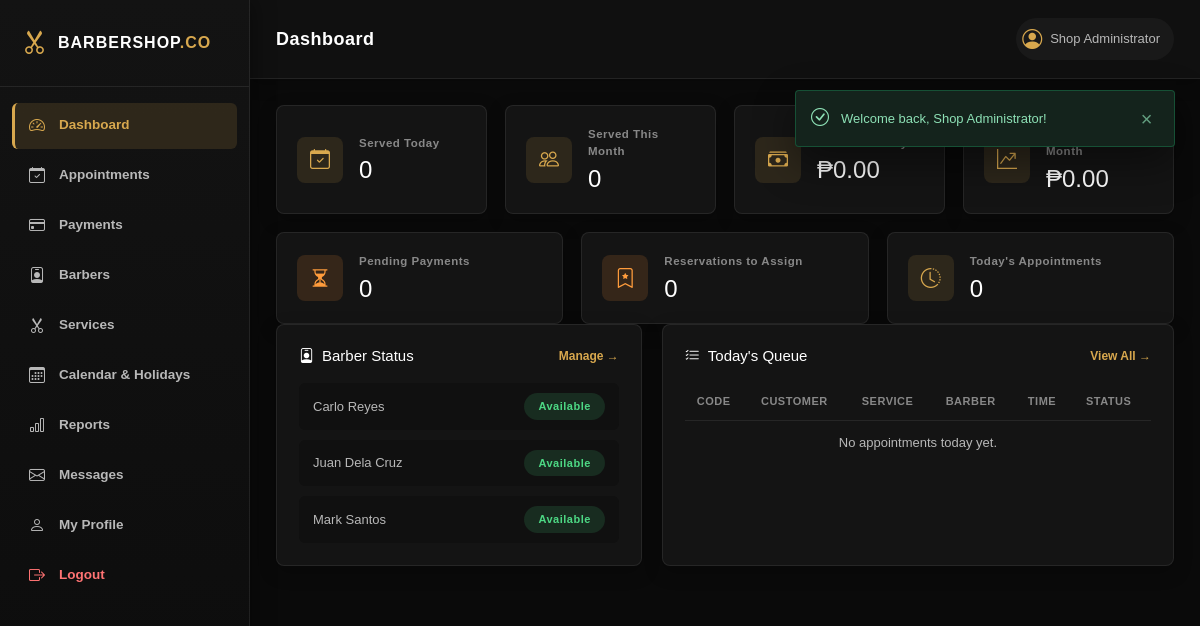
Screenshot of /admin/dashboard.php (signed in) with the database file from the repository.
### tables this page shows
CREATE TABLE barbers (
    barber_id INT UNSIGNED AUTO_INCREMENT PRIMARY KEY,
    barber_name VARCHAR(100) NOT NULL,
    barber_description TEXT NULL,
    barber_image VARCHAR(255) NULL,
    barber_status ENUM('Available', 'Busy', 'Offline') NOT NULL DEFAULT 'Available',
    created_at TIMESTAMP DEFAULT CURRENT_TIMESTAMP,
    updated_at TIMESTAMP DEFAULT CURRENT_TIMESTAMP ON UPDATE CURRENT_TIMESTAMP
);

### admin/dashboard.php (the view, shortened to what this page needs)
<?php
require_once __DIR__ . "/../db/database_connection.php";
$today = date("Y-m-d");
$firstDayOfMonth = date("Y-m-01");
$servedTodayQuery = "SELECT COUNT(*) AS total FROM appointments WHERE appointment_status = 'Completed' AND appointment_date = ?";
$statement = mysqli_prepare($databaseConnection, $servedTodayQuery);
mysqli_stmt_bind_param($statement, "s", $today);
mysqli_stmt_execute($statement);
$servedToday = (int) mysqli_fetch_assoc(mysqli_stmt_get_result($statement))["total"];
$servedThisMonthQuery = "SELECT COUNT(*) AS total FROM appointments WHERE appointment_status = 'Completed' AND appointment_date >= ?";
$statement = mysqli_prepare($databaseConnection, $servedThisMonthQuery);
mysqli_stmt_bind_param($statement, "s", $firstDayOfMonth);
mysqli_stmt_execute($statement);
$servedThisMonth = (int) mysqli_fetch_assoc(mysqli_stmt_get_result($statement))["total"];
$revenueTodayQuery = "
    SELECT COALESCE(SUM(p.payment_amount), 0) AS total
    FROM payments p
    WHERE p.payment_status = 'Verified' AND DATE(p.paid_at) = ?
";
$statement = mysqli_prepare($databaseConnection, $revenueTodayQuery);
mysqli_stmt_bind_param($statement, "s", $today);
mysqli_stmt_execute($statement);
$revenueToday = (float) mysqli_fetch_assoc(mysqli_stmt_get_result($statement))["total"];
$revenueMonthQuery = "
    SELECT COALESCE(SUM(p.payment_amount), 0) AS total
    FROM payments p
    WHERE p.payment_status = 'Verified' AND p.paid_at >= ?
";
$statement = mysqli_prepare($databaseConnection, $revenueMonthQuery);
mysqli_stmt_bind_param($statement, "s", $firstDayOfMonth);
mysqli_stmt_execute($statement);
$revenueMonth = (float) mysqli_fetch_assoc(mysqli_stmt_get_result($statement))["total"];
$pendingPaymentsQuery = "SELECT COUNT(*) AS total FROM payments WHERE payment_status = 'Pending'";
$pendingPayments = (int) mysqli_fetch_assoc(mysqli_query($databaseConnection, $pendingPaymentsQuery))["total"];
$pendingReservationsQuery = "SELECT COUNT(*) AS total FROM appointments WHERE booking_type = 'Reservation' AND barber_id IS NULL AND appointment_status IN ('Pending', 'Confirmed')";
$pendingReservations = (int) mysqli_fetch_assoc(mysqli_query($databaseConnection, $pendingReservationsQuery))["total"];
$todaysAppointmentsQuery = "SELECT COUNT(*) AS total FROM appointments WHERE appointment_date = ? AND appointment_status IN ('Waiting','Confirmed')";
$statement = mysqli_prepare($databaseConnection, $todaysAppointmentsQuery);
mysqli_stmt_bind_param($statement, "s", $today);
mysqli_stmt_execute($statement);
$todaysAppointments = (int) mysqli_fetch_assoc(mysqli_stmt_get_result($statement))["total"];
$barbersQuery = "SELECT barber_id, barber_name, barber_status FROM barbers ORDER BY barber_name ASC";
$barbersResult = mysqli_query($databaseConnection, $barbersQuery);
$queueQuery = "
    SELECT a.appointment_code, a.appointment_start_time, a.appointment_status,
           c.full_name AS customer_name, b.barber_name, s.service_name
    FROM appointments a
    INNER JOIN customers c ON c.customer_id = a.customer_id
    INNER JOIN services s ON s.service_id = a.service_id
    LEFT JOIN barbers b ON b.barber_id = a.barber_id
    WHERE a.appointment_date = ?
    AND a.appointment_status IN ('Waiting', 'Confirmed')
    ORDER BY a.appointment_start_time ASC
    LIMIT 8
";
$statement = mysqli_prepare($databaseConnection, $queueQuery);
mysqli_stmt_bind_param($statement, "s", $today);
mysqli_stmt_execute($statement);
$queueResult = mysqli_stmt_get_result($statement);
require_once __DIR__ . "/../includes/admin_header.php";
?>
<div class="admin-stats-grid">
    <div class="admin-stat-card">
        <div class="admin-stat-icon"><i class="bi bi-calendar-check"></i></div>
        <div>
            <span class="admin-stat-label">Served Today</span>
            <h3><?php echo $servedToday; ?></h3>
        </div>
    </div>
    <div class="admin-stat-card">
        <div class="admin-stat-icon"><i class="bi bi-people"></i></div>
        <div>
            <span class="admin-stat-label">Served This Month</span>
            <h3><?php echo $servedThisMonth; ?></h3>
        </div>
    </div>
    <div class="admin-stat-card">
        <div class="admin-stat-icon"><i class="bi bi-cash-stack"></i></div>
        <div>
            <span class="admin-stat-label">Revenue Today</span>
            <h3>&#8369;<?php echo number_format($revenueToday, 2); ?></h3>
        </div>
    </div>
    <div class="admin-stat-card">
        <div class="admin-stat-icon"><i class="bi bi-graph-up-arrow"></i></div>
        <div>
            <span class="admin-stat-label">Revenue This Month</span>
            <h3>&#8369;<?php echo number_format($revenueMonth, 2); ?></h3>
        </div>
    </div>
</div>
<div class="admin-stats-grid admin-stats-grid-secondary">
    <a href="payments.php" class="admin-stat-card admin-stat-card-link">
        <div class="admin-stat-icon admin-stat-icon-warning"><i class="bi bi-hourglass-split"></i></div>
        <div>
            <span class="admin-stat-label">Pending Payments</span>
            <h3><?php echo $pendingPayments; ?></h3>
        </div>
    </a>
    <a href="appointments.php" class="admin-stat-card admin-stat-card-link">
        <div class="admin-stat-icon admin-stat-icon-warning"><i class="bi bi-bookmark-star"></i></div>
        <div>
            <span class="admin-stat-label">Reservations to Assign</span>
            <h3><?php echo $pendingReservations; ?></h3>
        </div>
    </a>
    <a href="appointments.php" class="admin-stat-card admin-stat-card-link">
        <div class="admin-stat-icon"><i class="bi bi-clock-history"></i></div>
        <div>
            <span class="admin-stat-label">Today's Appointments</span>
            <h3><?php echo $todaysAppointments; ?></h3>
        </div>
    </a>
</div>
<div class="admin-panels-row">
    <div class="admin-panel">
        <div class="admin-panel-header">
            <h3><i class="bi bi-person-badge"></i> Barber Status</h3>
            <a href="barbers.php">Manage &rarr;</a>
        </div>
        <div class="admin-barber-status-list">
            <?php while ($barber = mysqli_fetch_assoc($barbersResult)): ?>
                <div class="admin-barber-status-row">
                    <span><?php echo htmlspecialchars($barber["barber_name"]); ?></span>
                    <span class="status-badge <?php echo $barber["barber_status"] === "Available" ? "status-confirmed" : ($barber["barber_status"] === "Busy" ? "status-pending" : "status-cancelled"); ?>">
                        <?php echo htmlspecialchars($barber["barber_status"]); ?>
                    </span>
                </div>
            <?php endwhile; ?>
        </div>
    </div>
    <div class="admin-panel">
        <div class="admin-panel-header">
            <h3><i class="bi bi-list-check"></i> Today's Queue</h3>
            <a href="appointments.php">View All &rarr;</a>
        </div>
        <div class="admin-table-wrapper">
            <table class="admin-table">
                <thead>
                    <tr>
                        <th>Code</th>
                        <th>Customer</th>
                        <th>Service</th>
                        <th>Barber</th>
                        <th>Time</th>
                        <th>Status</th>
                    </tr>
                </thead>
                <tbody>
                    <?php if (mysqli_num_rows($queueResult) === 0): ?>
                        <tr><td colspan="6" class="text-center">No appointments today yet.</td></tr>
                    <?php endif; ?>
                </tbody>
            </table>
        </div>
    </div>
</div>
<?php require_once __DIR__ . "/../includes/admin_footer.php"; ?>

### rows the page displays
barbers: barber_name "Carlo Reyes", barber_status "Available"
barbers: barber_name "Juan Dela Cruz", barber_status "Available"
barbers: barber_name "Mark Santos", barber_status "Available"

### other values shown
$pageTitle "Dashboard"
$currentAdminName "Shop Administrator"
$messageText "Welcome back, Shop Administrator!"
$servedToday "0"
$servedThisMonth "0"
$revenueToday "0.00"
$revenueMonth "0.00"
$pendingPayments "0"
$pendingReservations "0"
$todaysAppointments "0"
